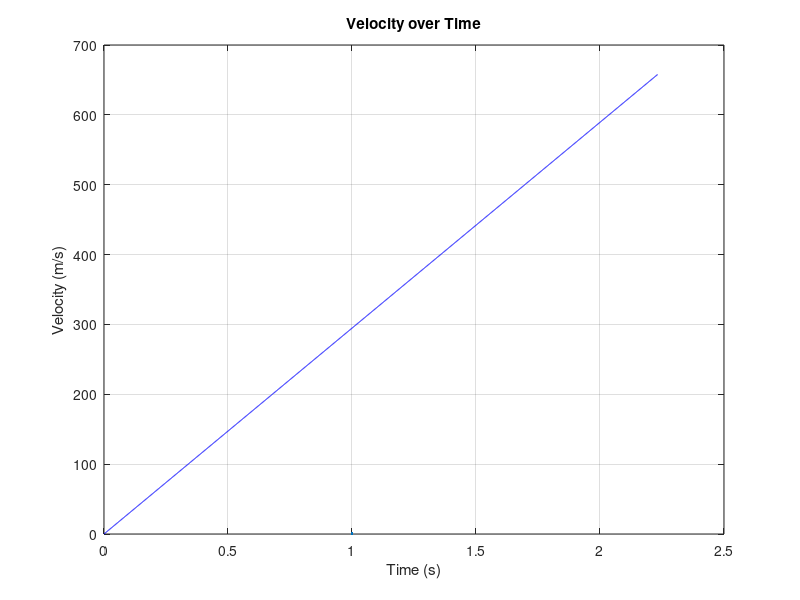
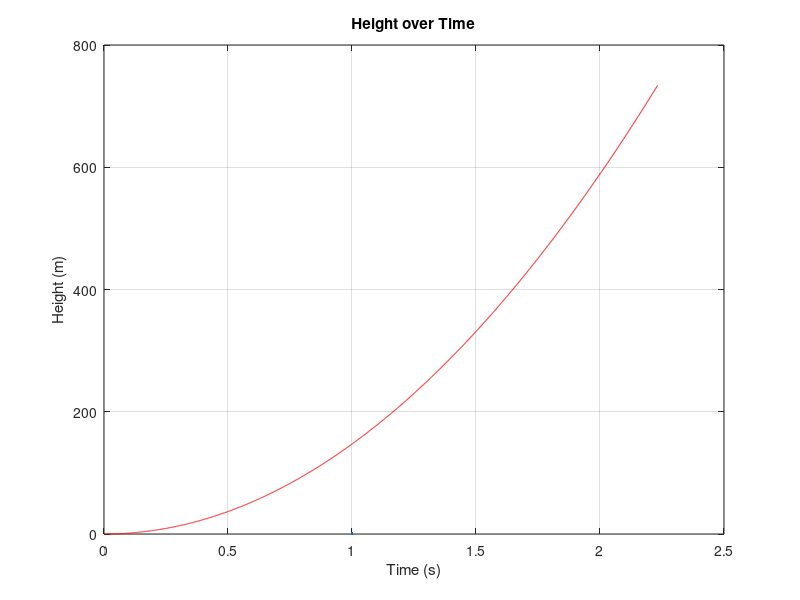

The MATLAB script that drew these images, in order:
clear, clc, close all
%Inputs
T = 1939.3; %Thrust in Newtons
m = 6.369; %mass in kg
g = 9.81; %grav accel in m/s^2
BT = 2.232; %burn time in seconds
dt = 0.001; %change in time, gives exactly 2232 steps
N = round(BT / dt);%steps in the sim
t_placeholder = (0:N); %creating a placeholder so array t can be created
a = (T - m*g)/m; %solving acceleration; derived from F=ma at t=0+
v_handcalc = 657.728; %hand-calculated velocity, m/s
h_handcalc = 734.024; %hand-calculated height, m
%creating arrays
v = zeros(1, N+1);
h = zeros(1, N+1);
t = t_placeholder.*dt; %time array in seconds
%for loop with Eulers Method added
for k=(2:N+1)
    v(k) = v(k-1) + a * dt;
    h(k) = h(k-1) + v(k-1) * dt;
end
%% creating figures
%velocity over time
figure
plot(t,v,'b',Linewidth=1)
ylabel ('Velocity (m/s)')
xlabel ('Time (s)')
title ('Velocity over Time')
grid on
%Height over Time
figure
plot(t,h,'r',Linewidth=1)
ylabel ('Height (m)')
xlabel ('Time (s)')
title ('Height over Time')
grid on
%% Print out final values
fprintf(['Final velocity is %.4f m/s. My paper calculations gave %.4f m/s, which MATLAB agrees to the ' ...
    'thousandths place.\n'], v(end), v_handcalc)
fprintf(['Final Height is %.4f m. My paper calculations gave %.4f m, a difference of %.4f.\n' ...
    'I believe this is due to Eulers Method increasing velocity with each step, and my hand calculation\n' ...
    'is using the true values; no approximation using Eulers method.\n'], h(end), h_handcalc, h_handcalc - h(end))
